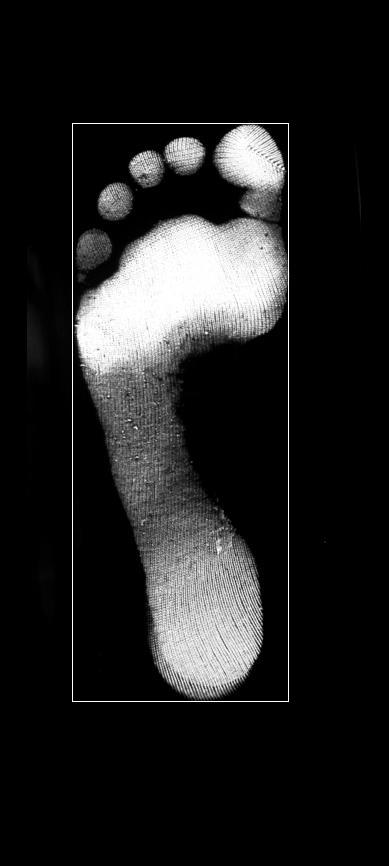
%> input picture rectImage.jpg, 389 x 866 px
$ octave --eval "result = getPadHeelRegion(imread('rectImage.jpg'));"   (GNU Octave 9; MATLAB toolbox functions it lacks are replaced by stand-ins)
%> lines starting %> are read from the running program, lines starting %| are printed output that depends on the picture; in (x1, y1, x2, y2) boxes, pixels count from 0 and x2, y2 are one past the last pixel; in counts of white or black regions, pixels touching at a corner belong together; the program's own positions count from 1
### footRectDetector.m
function [rect,draw_img]=footRectDetector(img)
[~,~,channel]=size(img);
if channel>1
    img=img(:,:,1);
end
img=boundary_prop(img,0.07);
[img_x,img_y]=size(img);
x1=img(1:fix(img_x/2),:);
x2=img(fix(img_x/2):end,:);
th1 = get_thresh(x1);
th2 = get_thresh(x2);
th_b = max(th1, th2);
th_r = min(th1, th2);
max_col = max(img); max_row = max(img');
max_col_b = max2b(max_col,th_b);
max_row_b = max2b(max_row,th_r);
key_col = search_point(max_col_b);
key_col = max_key(key_col);
key_row = search_point(max_row_b);
w = double((key_col(end)-key_col(1))/img_y);
h = double((key_row(end)-key_row(1))/img_x);
sc = double(key_col(1)/img_y);
sr = double(key_row(1)/img_x);
rect = [sr,sc,w,h];
draw_img = draw_rect(img, rect);
    function img = draw_rect(img,label)
        [r,c,l]=size(img);
        p_col = round(c*label(2));
        p_row = round(r*label(1));
        p_w = round(c*label(3));
        p_h = round(r*label(4));
        img(p_row,p_col:p_col+p_w) = 255;
        img(p_row+p_h,p_col:p_col+p_w) = 255;
        img(p_row:p_row+p_h,p_col) = 255;
        img(p_row:p_row+p_h,p_col+p_w) = 255;
    end
% [10 lines of commented-out code are left out]
    % [13 lines left out: function get_thresh, not called in this run]
    function y=max2b(x,threshold)
        for i=1:length(x)
            if x(i)>threshold
                x(i) = 1;
            else
                x(i) = 0;
            end
        end
        y=x;
    end
    function key_point=search_point(max_col_b)
        key_point=[];
        for i=1:length(max_col_b)-1
            if max_col_b(i)+max_col_b(i+1)==1
                key_point(end+1)=i;
            end
        end
        if length(key_point)<2
            key_point = [1,key_point,length(max_col_b)];
        end
    end
    function key=max_key(key_point)
        max_l=0;
        for i=1:length(key_point)-1
            LL=key_point(i+1)-key_point(i);
            if LL>max_l
                index=i;
                max_l=LL;
            end
        end
        key=[key_point(index),key_point(index+1)];
    end
end

### boundary_prop.m
function img = boundary_prop(img,BOUNDARY_RATE)
%BOUNDARY_RATE=0.02;
[r,c,~]=size(img);
b_r=round(r*BOUNDARY_RATE);
b_c=round(c*BOUNDARY_RATE);
img(1:b_r,:)=0;
img(r-b_r:r,:)=0;
img(:,1:b_c)=0;
img(:,c-b_c:c)=0;
end

### get_thresh.m
function th=get_thresh(img)
h=imhist(img);
dh=diff(h);
th1 = 5;
for i=1:length(dh)-1
    if abs(dh(length(dh)-i))>2000
        th1=length(dh)-i+5;
        break;
    end
end
th2 = graythresh(img)*255/2;
th = (th1 + th2)/2;
end

### getImgSecPeak.m
function index=getImgSecPeak(img)
avgPad=mean(img');
P=polyfit(1:length(avgPad),avgPad,10);
avgVal=polyval(P,1:length(avgPad));
[MaxVal,MaxInd]=getMaxima(avgVal);
[~,indMaxVal] = sort(MaxVal);
if length(indMaxVal)>=2
    index = MaxInd(max(indMaxVal(end-1:end)));
else
    index = indMaxVal;
end
end

### getMaxima.m
function [val,index]=getMaxima(x)
d = diff(x);
n = length(d);
d1 = d(1:n-1);
d2 = d(2:n);
index = find(d1.*d2<0 & d1>0)+1;
val=x(index);
end

### getPadHeelRegion.m
function [pad_up_left,...
          pad_down_left,...
          pad_up_right,...
          pad_down_right,...
          heel_up,...
          heel_down]=getPadHeelRegion(img)
PAD_UP_SCALE=0.13;
PAD_DOWN_SCALE=0.08;
HEEL_UP_SCALE=0.2;
[h,w,~]=size(img);
[rect,~]=footRectDetector(img);
ImgPadLeft=img(1:round(h*(rect(1)+rect(4)/2)),...
               1:round(w*(rect(2)+rect(3)/2)));
ImgPadRight=img(1:round(h*(rect(1)+rect(4)/2)),...
               round(w*(rect(2)+rect(3)/2)):end);
pad_left_ind=getImgSecPeak(ImgPadLeft);
pad_right_ind=getImgSecPeak(ImgPadRight);
pad_up_left=pad_left_ind-round(h*rect(4)*PAD_UP_SCALE);
pad_down_left=pad_left_ind+round(h*rect(4)*PAD_DOWN_SCALE);
pad_up_right=pad_right_ind-round(h*rect(4)*PAD_UP_SCALE);
pad_down_right=pad_right_ind+round(h*rect(4)*PAD_DOWN_SCALE);
heel_down=round((rect(1)+rect(4))*h);
heel_up=heel_down-round(rect(4)*h*HEEL_UP_SCALE);
end
%> in boundary_prop, img is the input picture: size 866x389 uint8; min 0, max 255, mean 32.3
%> in boundary_prop, `img(:,1:b_c)=0;`: img: size 866x389 uint8; 0.06% of pixels changed, all inside (x1, y1, x2, y2) = (24, 240, 27, 496)
%> in boundary_prop, `img(:,c-b_c:c)=0;`: img: size 866x389 uint8; min 0, max 255, mean 32.3; mean of the top-left, top-right, bottom-left and bottom-right quarters 49.4, 36.4, 21.4, 21.9
%> in footRectDetector, `x1=img(1:fix(img_x/2),:);`:
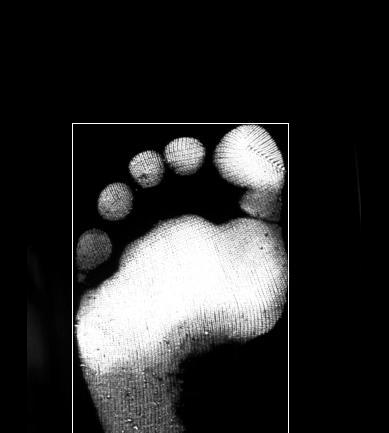
%> x1: size 433x389 uint8; min 0, max 255, mean 42.9
%> in footRectDetector, `x2=img(fix(img_x/2):end,:);`:
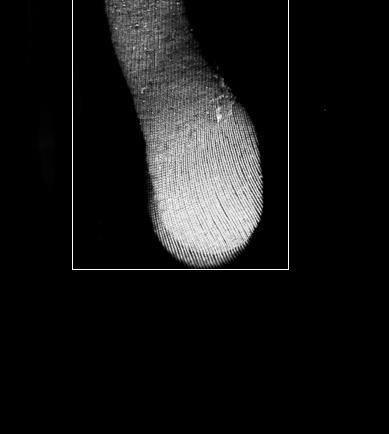
%> x2: size 434x389 uint8; min 0, max 255, mean 21.6
%> in get_thresh, `h=imhist(img);`: h = 256 values, max 113841 at index 1, min 69 at index 35, mean 658
%> in get_thresh, `dh=diff(h);`: dh = 255 values, max 985 at index 254, min -110788 at index 1, mean -435.6
%> after the loop in get_thresh, `for i=1:length(dh)-1`: th1 = 6
%> in get_thresh, `th2 = graythresh(img)*255/2;`: th2 = 55
%> in get_thresh, `th = (th1 + th2)/2;`: th = 30.5
%> in footRectDetector, `th2 = get_thresh(x2);`: th2 = 23.75
%> in footRectDetector, `th_b = max(th1, th2);`: th_b = 30.5
%> in footRectDetector, `th_r = min(th1, th2);`: th_r = 23.75
%> in footRectDetector, `max_col = max(img)`: max_col = 389 values, max 255 at index 73, min 0 at index 1, mean 144.5
%> in footRectDetector, `max_row = max(img')`: max_row = 866 values, max 255 at index 124, min 0 at index 1, mean 170.2
%> after the loop in max2b, `for i=1:length(x)`: x = 389 values, max 1 at index 73, min 0 at index 1, mean 0.56
%> in max2b, `y=x;`: y has the same summary as x
%> in footRectDetector, `max_col_b = max2b(max_col,th_b);`: max_col_b has the same summary as x in max2b
%> in footRectDetector, `max_row_b = max2b(max_row,th_r);`: max_row_b = 866 values, max 1 at index 122, min 0 at index 1, mean 0.67
%> after the loop in search_point, `for i=1:length(max_col_b)-1`: key_point = [72 290]
%> the loop in max_key, `for i=1:length(key_point)-1` made 1 pass
%> (LL, max_l) on pass 1: (218, 218)
%> in footRectDetector, `key_row = search_point(max_row_b);`: key_row = [121 122 123 702]
%> in footRectDetector, `w = double((key_col(end)-key_col(1))/img_y);`: w = 0.56
%> in footRectDetector, `h = double((key_row(end)-key_row(1))/img_x);`: h = 0.671
%> in footRectDetector, `sc = double(key_col(1)/img_y);`: sc = 0.185
%> in footRectDetector, `sr = double(key_row(1)/img_x);`: sr = 0.14
%> in footRectDetector, `rect = [sr,sc,w,h];`: rect = [0.14 0.185 0.56 0.671]
%> in draw_rect, `p_col = round(c*label(2));`: p_col = 72
%> in draw_rect, `p_row = round(r*label(1));`: p_row = 121
%> in draw_rect, `p_w = round(c*label(3));`: p_w = 218
%> in draw_rect, `p_h = round(r*label(4));`: p_h = 581
%> in draw_rect, `img(p_row+p_h,p_col:p_col+p_w) = 255;`: img: size 866x389 uint8; min 0, max 255, mean 32.4; mean of the top-left, top-right, bottom-left and bottom-right quarters 49.8, 36.7, 21.4, 21.9
%> in draw_rect, `img(p_row:p_row+p_h,p_col+p_w) = 255;`:
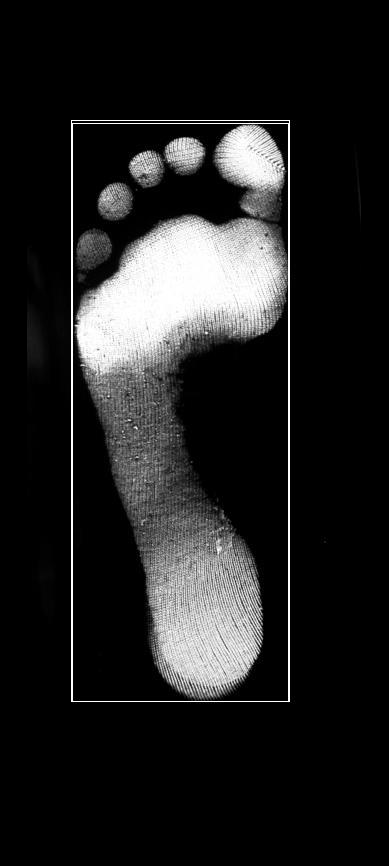
%> img: size 866x389 uint8; min 0, max 255, mean 33.3
%> in getPadHeelRegion, `[rect,~]=footRectDetector(img);`: rect = [0.14 0.185 0.56 0.671]
%> in getPadHeelRegion, `ImgPadLeft=img(1:round(h*(rect(1)+rect(4)/2)), 1:round(w*(rect(2)+rect..`:
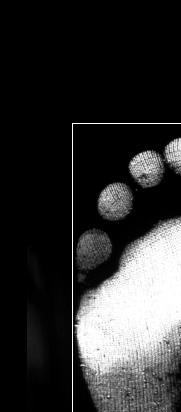
%> ImgPadLeft: size 412x181 uint8; min 0, max 255, mean 47.5
%> in getPadHeelRegion, `ImgPadRight=img(1:round(h*(rect(1)+rect(4)/2)), round(w*(rect(2)+rect(..`:
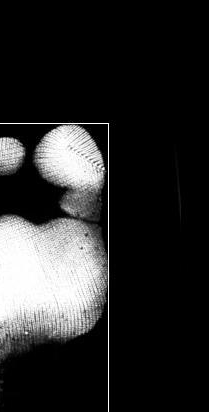
%> ImgPadRight: size 412x209 uint8; min 0, max 255, mean 41.6
%> in getImgSecPeak, `avgPad=mean(img');`: avgPad = 412 values, max 153.4 at index 124, min 0 at index 1, mean 47.54
%> in getImgSecPeak, `P=polyfit(1:length(avgPad),avgPad,10);`: P = [5.63e-21 -1.32e-17 1.32e-14 -7.25e-12 2.38e-09 -4.77e-07 5.73e-05 -0.00389 0.135 -1.93 6.79]
%> in getImgSecPeak, `avgVal=polyval(P,1:length(avgPad));`: avgVal = 412 values, max 144.1 at index 319, min -3.25 at index 79, mean 47.54
%> in getMaxima, `d = diff(x);`: d = 411 values, max 1.84 at index 411, min -2.05 at index 368, mean 0.101
%> in getMaxima, `d1 = d(1:n-1);`: d1 = 410 values, max 1.63 at index 410, min -2.05 at index 368, mean 0.0963
%> in getMaxima, `d2 = d(2:n);`: d2 = 410 values, max 1.84 at index 410, min -2.05 at index 367, mean 0.105
%> in getMaxima, `index = find(d1.*d2<0 & d1>0)+1;`: index = [39 319]
%> in getMaxima, `val=x(index);`: val = [2.46 144.1]
%> in getImgSecPeak, `[MaxVal,MaxInd]=getMaxima(avgVal);`: MaxInd = [39 319]
%> in getImgSecPeak, `[~,indMaxVal] = sort(MaxVal);`: indMaxVal = [1 2]
%> in getImgSecPeak, `index = MaxInd(max(indMaxVal(end-1:end)));`: index = 319
%> in getPadHeelRegion, `pad_right_ind=getImgSecPeak(ImgPadRight);`: pad_right_ind = 283
%> in getPadHeelRegion, `pad_up_left=pad_left_ind-round(h*rect(4)*PAD_UP_SCALE);`: pad_up_left = 243
%> in getPadHeelRegion, `pad_down_left=pad_left_ind+round(h*rect(4)*PAD_DOWN_SCALE);`: pad_down_left = 365
%> in getPadHeelRegion, `pad_up_right=pad_right_ind-round(h*rect(4)*PAD_UP_SCALE);`: pad_up_right = 207
%> in getPadHeelRegion, `pad_down_right=pad_right_ind+round(h*rect(4)*PAD_DOWN_SCALE);`: pad_down_right = 329
%> in getPadHeelRegion, `heel_down=round((rect(1)+rect(4))*h);`: heel_down = 702
%> in getPadHeelRegion, `heel_up=heel_down-round(rect(4)*h*HEEL_UP_SCALE);`: heel_up = 586
%> `result = getPadHeelRegion(imread('rectImage.jpg'));`: result = 243

$ run again, on 10745.jpg
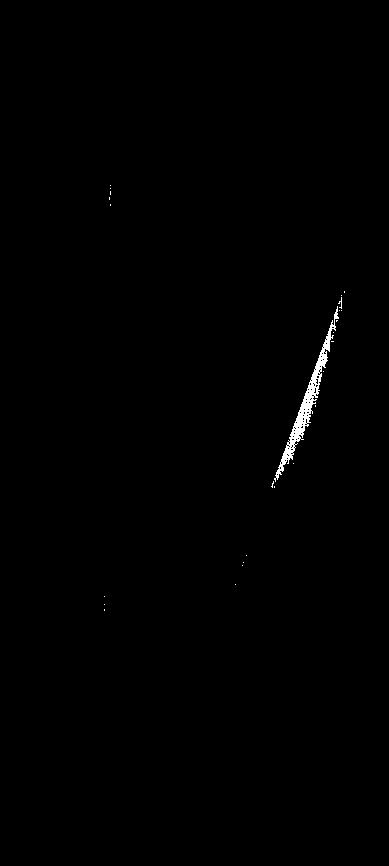
%> input picture 10745.jpg, 389 x 866 px
%> in boundary_prop, img is the input picture: size 866x389 uint8; min 0, max 255, mean 1.1
%> in footRectDetector, `x1=img(1:fix(img_x/2),:);`:
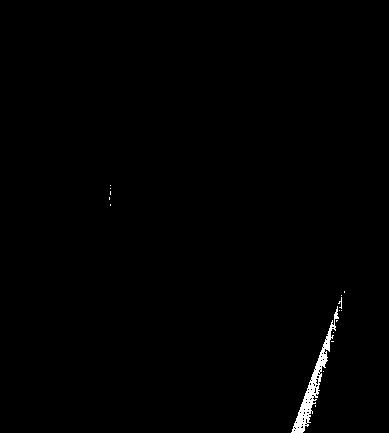
%> x1: size 433x389 uint8; min 0, max 255, mean 1.6
%> in get_thresh, `h=imhist(img);`: h = 256 values, max 166544 at index 1, min 0 at index 25, mean 658
%> dh = 255 values, max 482 at index 255, min -166468 at index 1, mean -651
%> after the loop in get_thresh, `for i=1:length(dh)-1`: th1 = 6
%> in get_thresh, `th2 = graythresh(img)*255/2;`: th2 = 64.75
%> th = 35.38
%> in footRectDetector, `th2 = get_thresh(x2);`: th2 = 35.88
%> th_r = 35.38
%> max_col = 389 values, max 255 at index 105, min 0 at index 1, mean 52.9
%> max_row = 866 values, max 255 at index 186, min 0 at index 1, mean 63.41
%> after the loop in max2b, `for i=1:length(x)`: x = 389 values, max 1 at index 105, min 0 at index 1, mean 0.203
%> y has the same summary as x
%> max_col_b has the same summary as x in max2b
%> max_row_b = 866 values, max 1 at index 186, min 0 at index 1, mean 0.246
%> after the loop in search_point, `for i=1:length(max_col_b)-1`: key_point = [104 105 109 111 235 236 242 244 246 247 271 342 344 345]
%> in footRectDetector, `key_col = search_point(max_col_b);`: key_col has the same summary as key_point in search_point
%> the loop in max_key, `for i=1:length(key_point)-1` made 13 passes
%> (LL, max_l) on passes 1, 2, 4: (1, 1), (4, 4), (124, 124)
%> key = [111 235]
%> key_row = 30 values from 185 to 611
%> in footRectDetector, `w = double((key_col(end)-key_col(1))/img_y);`: w = 0.319
%> in footRectDetector, `h = double((key_row(end)-key_row(1))/img_x);`: h = 0.492
%> sc = 0.285
%> sr = 0.214
%> in footRectDetector, `rect = [sr,sc,w,h];`: rect = [0.214 0.285 0.319 0.492]
%> p_col = 111
%> p_row = 185
%> p_w = 124
%> p_h = 426
%> in getPadHeelRegion, `[rect,~]=footRectDetector(img);`: rect = [0.214 0.285 0.319 0.492]
%> in getPadHeelRegion, `ImgPadRight=img(1:round(h*(rect(1)+rect(4)/2)), round(w*(rect(2)+rect(..`:
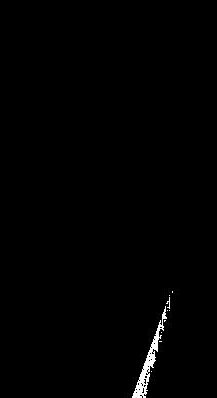
%> ImgPadRight: size 398x217 uint8; min 0, max 255, mean 1.9
%> avgPad = 398 values, max 1.66 at index 199, min 0 at index 1, mean 0.0488
%> P = [-4.38e-22 8.66e-19 -7.26e-16 3.35e-13 -9.28e-11 1.58e-08 -1.62e-06 9.57e-05 -0.00292 0.0373 -0.12]
%> avgVal = 398 values, max 0.35 at index 197, min -0.122 at index 398, mean 0.0488
%> d = 397 values, max 0.0292 at index 1, min -0.0391 at index 397, mean -9.27e-05
%> d1 = 396 values, max 0.0292 at index 1, min -0.0331 at index 396, mean 5.89e-06
%> d2 = 396 values, max 0.0245 at index 1, min -0.0391 at index 396, mean -0.000167
%> in getMaxima, `index = find(d1.*d2<0 & d1>0)+1;`: index = [11 73 197 322 387]
%> val = [0.0441 0.0468 0.35 0.0578 0.0612]
%> MaxInd = [11 73 197 322 387]
%> indMaxVal = [1 2 4 5 3]
%> in getImgSecPeak, `index = MaxInd(max(indMaxVal(end-1:end)));`: index = 387
%> pad_right_ind = 208
%> pad_up_left = 332
%> pad_down_left = 421
%> pad_up_right = 153
%> pad_down_right = 242
%> heel_down = 611
%> heel_up = 526
%> result = 332

$ run again, on 11525.jpg
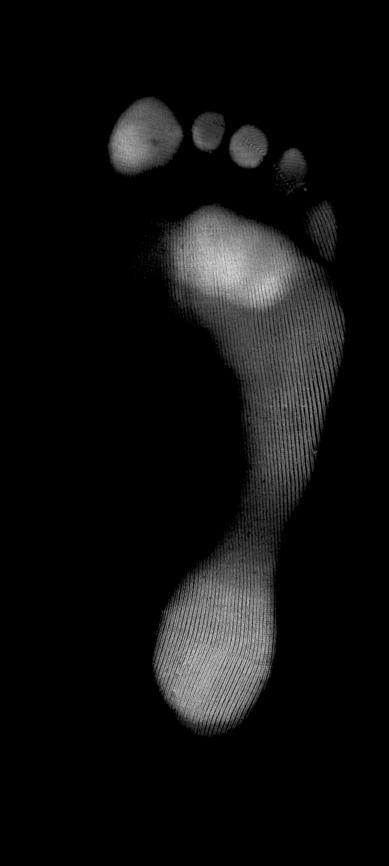
%> input picture 11525.jpg, 389 x 866 px
%> in boundary_prop, img is the input picture: size 866x389 uint8; min 0, max 227, mean 15.8
%> in footRectDetector, `x2=img(fix(img_x/2):end,:);`:
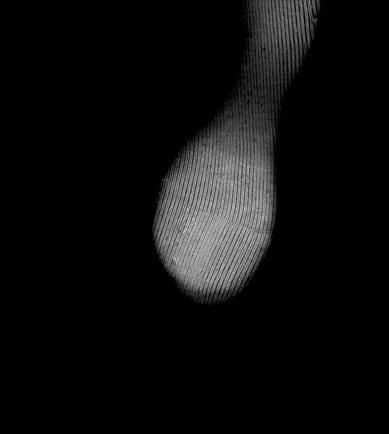
%> x2: size 434x389 uint8; min 0, max 203, mean 13.6
%> in get_thresh, `h=imhist(img);`: h = 256 values, max 126759 at index 1, min 0 at index 211, mean 658
%> dh = 255 values, max 85 at index 76, min -125304 at index 1, mean -497.1
%> after the loop in get_thresh, `for i=1:length(dh)-1`: th1 = 6
%> in get_thresh, `th2 = graythresh(img)*255/2;`: th2 = 24.5
%> th = 15.25
%> in footRectDetector, `th2 = get_thresh(x2);`: th2 = 17.5
%> th_r = 15.25
%> max_col = 389 values, max 227 at index 264, min 0 at index 1, mean 95.58
%> max_row = 866 values, max 227 at index 290, min 0 at index 1, mean 93.34
%> after the loop in max2b, `for i=1:length(x)`: x = 389 values, max 1 at index 109, min 0 at index 1, mean 0.612
%> y has the same summary as x
%> max_col_b has the same summary as x in max2b
%> max_row_b = 866 values, max 1 at index 97, min 0 at index 1, mean 0.732
%> after the loop in search_point, `for i=1:length(max_col_b)-1`: key_point = [108 346]
%> the loop in max_key, `for i=1:length(key_point)-1` made 1 pass
%> (LL, max_l) on pass 1: (238, 238)
%> key_row = [96 195 201 736]
%> in footRectDetector, `w = double((key_col(end)-key_col(1))/img_y);`: w = 0.612
%> in footRectDetector, `h = double((key_row(end)-key_row(1))/img_x);`: h = 0.739
%> sc = 0.278
%> sr = 0.111
%> in footRectDetector, `rect = [sr,sc,w,h];`: rect = [0.111 0.278 0.612 0.739]
%> p_col = 108
%> p_row = 96
%> p_w = 238
%> p_h = 640
%> in getPadHeelRegion, `[rect,~]=footRectDetector(img);`: rect = [0.111 0.278 0.612 0.739]
%> in getPadHeelRegion, `ImgPadRight=img(1:round(h*(rect(1)+rect(4)/2)), round(w*(rect(2)+rect(..`:
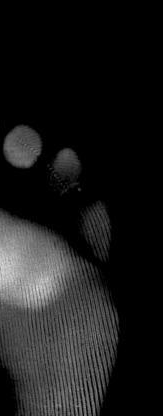
%> ImgPadRight: size 416x163 uint8; min 0, max 227, mean 27
%> avgPad = 416 values, max 42.83 at index 138, min 0 at index 1, mean 11.95
%> P = [2.89e-20 -5.85e-17 5e-14 -2.34e-11 6.52e-09 -1.1e-06 0.000109 -0.00595 0.157 -1.55 3.12]
%> avgVal = 416 values, max 39.2 at index 269, min -7.57 at index 404, mean 11.95
%> d = 415 values, max 4.62 at index 415, min -1.12 at index 1, mean 0.033
%> d1 = 414 values, max 3.96 at index 414, min -1.12 at index 1, mean 0.0219
%> d2 = 414 values, max 4.62 at index 414, min -0.961 at index 305, mean 0.0358
%> in getMaxima, `index = find(d1.*d2<0 & d1>0)+1;`: index = [29 135 269 377]
%> val = [2.89 30.82 39.2 6.4]
%> MaxInd = [29 135 269 377]
%> indMaxVal = [1 4 2 3]
%> in getImgSecPeak, `index = MaxInd(max(indMaxVal(end-1:end)));`: index = 269
%> pad_right_ind = 372
%> pad_up_left = 186
%> pad_down_left = 320
%> pad_up_right = 289
%> pad_down_right = 423
%> heel_down = 736
%> heel_up = 608
%> result = 186

$ run again, on 12566.jpg
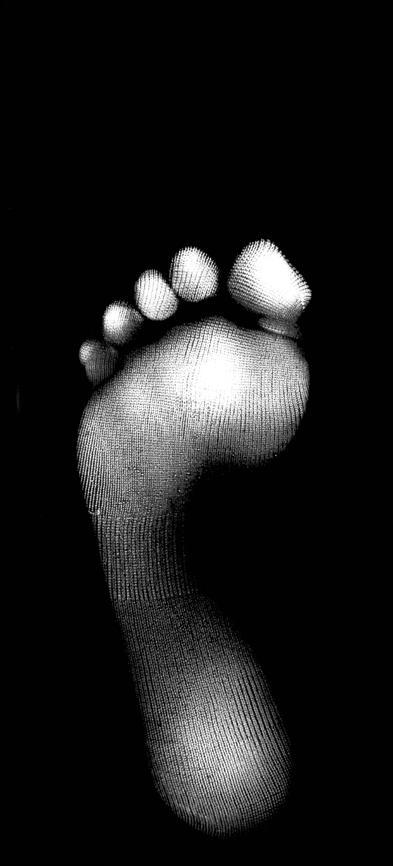
%> input picture 12566.jpg, 393 x 866 px
%> in footRectDetector, `x2=img(fix(img_x/2):end,:);`:
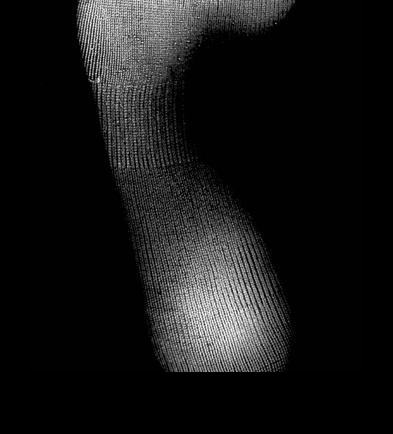
%> x2: size 434x393 uint8; min 0, max 255, mean 22.6
%> in get_thresh, `h=imhist(img);`: h = 256 values, max 88128 at index 2, min 52 at index 37, mean 664.7
%> dh = 255 values, max 41126 at index 1, min -87605 at index 2, mean -175.1
%> after the loop in get_thresh, `for i=1:length(dh)-1`: th1 = 7
%> in get_thresh, `th2 = graythresh(img)*255/2;`: th2 = 49.5
%> th = 28.25
%> in footRectDetector, `th2 = get_thresh(x2);`: th2 = 19
%> th_b = 28.25
%> th_r = 19
%> max_col = 393 values, max 255 at index 93, min 0 at index 1, mean 149.6
%> max_row = 866 values, max 255 at index 244, min 0 at index 1, mean 134.9
%> after the loop in max2b, `for i=1:length(x)`: x = 393 values, max 1 at index 77, min 0 at index 1, mean 0.601
%> y has the same summary as x
%> max_col_b has the same summary as x in max2b
%> max_row_b = 866 values, max 1 at index 239, min 0 at index 1, mean 0.654
%> after the loop in search_point, `for i=1:length(max_col_b)-1`: key_point = [76 312]
%> the loop in max_key, `for i=1:length(key_point)-1` made 1 pass
%> (LL, max_l) on pass 1: (236, 236)
%> key_row = [238 804]
%> in footRectDetector, `w = double((key_col(end)-key_col(1))/img_y);`: w = 0.601
%> in footRectDetector, `h = double((key_row(end)-key_row(1))/img_x);`: h = 0.654
%> sc = 0.193
%> sr = 0.275
%> in footRectDetector, `rect = [sr,sc,w,h];`: rect = [0.275 0.193 0.601 0.654]
%> p_col = 76
%> p_row = 238
%> p_w = 236
%> p_h = 566
%> in getPadHeelRegion, `[rect,~]=footRectDetector(img);`: rect = [0.275 0.193 0.601 0.654]
%> in getPadHeelRegion, `ImgPadRight=img(1:round(h*(rect(1)+rect(4)/2)), round(w*(rect(2)+rect(..`:
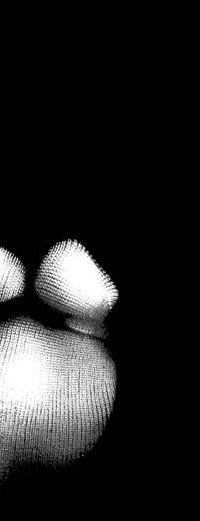
%> ImgPadRight: size 521x200 uint8; min 0, max 255, mean 33.9
%> avgPad = 521 values, max 103.5 at index 408, min 0.959 at index 212, mean 32.59
%> P = [-1.57e-21 4.22e-18 -4.82e-15 3.05e-12 -1.17e-09 2.78e-07 -4.03e-05 0.0034 -0.15 2.81 -12.12]
%> avgVal = 521 values, max 97.41 at index 424, min -9.46 at index 1, mean 32.59
%> d = 520 values, max 2.38 at index 1, min -1.05 at index 473, mean 0.0829
%> d1 = 519 values, max 2.38 at index 1, min -1.05 at index 473, mean 0.0837
%> d2 = 519 values, max 2.12 at index 1, min -1.05 at index 472, mean 0.0785
%> in getMaxima, `index = find(d1.*d2<0 & d1>0)+1;`: index = [17 107 424]
%> val = [5.95 5.38 97.41]
%> MaxInd = [17 107 424]
%> indMaxVal = [2 1 3]
%> in getImgSecPeak, `index = MaxInd(max(indMaxVal(end-1:end)));`: index = 424
%> pad_right_ind = 508
%> pad_up_left = 350
%> pad_down_left = 469
%> pad_up_right = 434
%> pad_down_right = 553
%> heel_down = 804
%> heel_up = 691
%> result = 350
